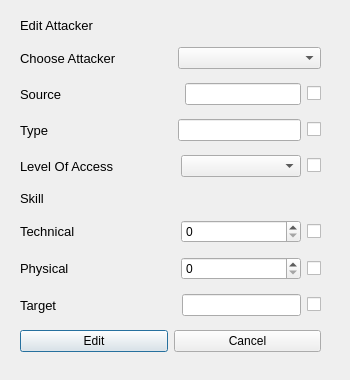
<?xml version="1.0" encoding="UTF-8"?>
<ui version="4.0">
 <class>updateAttacker</class>
 <widget class="QDialog" name="updateAttacker">
  <property name="geometry">
   <rect>
    <x>0</x>
    <y>0</y>
    <width>350</width>
    <height>380</height>
   </rect>
  </property>
  <property name="windowTitle">
   <string>Dialog</string>
  </property>
  <widget class="QWidget" name="layoutWidget">
   <property name="geometry">
    <rect>
     <x>20</x>
     <y>10</y>
     <width>301</width>
     <height>351</height>
    </rect>
   </property>
   <layout class="QVBoxLayout" name="verticalLayout">
    <item>
     <widget class="QLabel" name="label">
      <property name="sizePolicy">
       <sizepolicy hsizetype="Preferred" vsizetype="Fixed">
        <horstretch>0</horstretch>
        <verstretch>0</verstretch>
       </sizepolicy>
      </property>
      <property name="font">
       <font>
        <pointsize>10</pointsize>
       </font>
      </property>
      <property name="text">
       <string>Edit Attacker</string>
      </property>
     </widget>
    </item>
    <item>
     <layout class="QHBoxLayout" name="horizontalLayout_8">
      <item>
       <widget class="QLabel" name="label_9">
        <property name="font">
         <font>
          <pointsize>10</pointsize>
         </font>
        </property>
        <property name="text">
         <string>Choose Attacker</string>
        </property>
       </widget>
      </item>
      <item>
       <spacer name="horizontalSpacer_7">
        <property name="orientation">
         <enum>Qt::Horizontal</enum>
        </property>
        <property name="sizeHint" stdset="0">
         <size>
          <width>40</width>
          <height>20</height>
         </size>
        </property>
       </spacer>
      </item>
      <item>
       <widget class="QComboBox" name="chosen_attacker">
        <property name="minimumSize">
         <size>
          <width>143</width>
          <height>0</height>
         </size>
        </property>
       </widget>
      </item>
     </layout>
    </item>
    <item>
     <layout class="QHBoxLayout" name="horizontalLayout_6">
      <item>
       <widget class="QLabel" name="label_5">
        <property name="font">
         <font>
          <pointsize>10</pointsize>
         </font>
        </property>
        <property name="text">
         <string>Source</string>
        </property>
       </widget>
      </item>
      <item>
       <spacer name="horizontalSpacer">
        <property name="orientation">
         <enum>Qt::Horizontal</enum>
        </property>
        <property name="sizeHint" stdset="0">
         <size>
          <width>40</width>
          <height>20</height>
         </size>
        </property>
       </spacer>
      </item>
      <item>
       <widget class="QLineEdit" name="source_edit"/>
      </item>
      <item>
       <widget class="QCheckBox" name="source_checkbox">
        <property name="text">
         <string/>
        </property>
       </widget>
      </item>
     </layout>
    </item>
    <item>
     <layout class="QHBoxLayout" name="horizontalLayout_5">
      <item>
       <widget class="QLabel" name="label_4">
        <property name="font">
         <font>
          <pointsize>10</pointsize>
         </font>
        </property>
        <property name="text">
         <string>Type</string>
        </property>
       </widget>
      </item>
      <item>
       <spacer name="horizontalSpacer_2">
        <property name="orientation">
         <enum>Qt::Horizontal</enum>
        </property>
        <property name="sizeHint" stdset="0">
         <size>
          <width>40</width>
          <height>20</height>
         </size>
        </property>
       </spacer>
      </item>
      <item>
       <widget class="QLineEdit" name="type_edit"/>
      </item>
      <item>
       <widget class="QCheckBox" name="type_checkbox">
        <property name="text">
         <string/>
        </property>
       </widget>
      </item>
     </layout>
    </item>
    <item>
     <layout class="QHBoxLayout" name="horizontalLayout_4">
      <item>
       <widget class="QLabel" name="label_8">
        <property name="font">
         <font>
          <pointsize>10</pointsize>
         </font>
        </property>
        <property name="text">
         <string>Level Of Access</string>
        </property>
       </widget>
      </item>
      <item>
       <spacer name="horizontalSpacer_3">
        <property name="orientation">
         <enum>Qt::Horizontal</enum>
        </property>
        <property name="sizeHint" stdset="0">
         <size>
          <width>40</width>
          <height>20</height>
         </size>
        </property>
       </spacer>
      </item>
      <item>
       <widget class="QComboBox" name="access_edit">
        <property name="minimumSize">
         <size>
          <width>120</width>
          <height>0</height>
         </size>
        </property>
       </widget>
      </item>
      <item>
       <widget class="QCheckBox" name="access_checkbox">
        <property name="text">
         <string/>
        </property>
       </widget>
      </item>
     </layout>
    </item>
    <item>
     <widget class="QLabel" name="label_2">
      <property name="sizePolicy">
       <sizepolicy hsizetype="Preferred" vsizetype="Fixed">
        <horstretch>0</horstretch>
        <verstretch>0</verstretch>
       </sizepolicy>
      </property>
      <property name="minimumSize">
       <size>
        <width>0</width>
        <height>5</height>
       </size>
      </property>
      <property name="font">
       <font>
        <pointsize>10</pointsize>
       </font>
      </property>
      <property name="text">
       <string>Skill</string>
      </property>
     </widget>
    </item>
    <item>
     <layout class="QHBoxLayout" name="horizontalLayout_3">
      <item>
       <widget class="QLabel" name="label_6">
        <property name="font">
         <font>
          <pointsize>10</pointsize>
         </font>
        </property>
        <property name="text">
         <string>Technical</string>
        </property>
       </widget>
      </item>
      <item>
       <spacer name="horizontalSpacer_4">
        <property name="orientation">
         <enum>Qt::Horizontal</enum>
        </property>
        <property name="sizeHint" stdset="0">
         <size>
          <width>40</width>
          <height>20</height>
         </size>
        </property>
       </spacer>
      </item>
      <item>
       <widget class="QSpinBox" name="tech_edit">
        <property name="minimumSize">
         <size>
          <width>120</width>
          <height>0</height>
         </size>
        </property>
       </widget>
      </item>
      <item>
       <widget class="QCheckBox" name="tech_checkbox">
        <property name="text">
         <string/>
        </property>
       </widget>
      </item>
     </layout>
    </item>
    <item>
     <layout class="QHBoxLayout" name="horizontalLayout_2">
      <item>
       <widget class="QLabel" name="label_7">
        <property name="font">
         <font>
          <pointsize>10</pointsize>
         </font>
        </property>
        <property name="text">
         <string>Physical</string>
        </property>
       </widget>
      </item>
      <item>
       <spacer name="horizontalSpacer_5">
        <property name="orientation">
         <enum>Qt::Horizontal</enum>
        </property>
        <property name="sizeHint" stdset="0">
         <size>
          <width>40</width>
          <height>20</height>
         </size>
        </property>
       </spacer>
      </item>
      <item>
       <widget class="QSpinBox" name="physical_edit">
        <property name="minimumSize">
         <size>
          <width>120</width>
          <height>0</height>
         </size>
        </property>
       </widget>
      </item>
      <item>
       <widget class="QCheckBox" name="physical_checkbox">
        <property name="text">
         <string/>
        </property>
       </widget>
      </item>
     </layout>
    </item>
    <item>
     <layout class="QHBoxLayout" name="horizontalLayout">
      <item>
       <widget class="QLabel" name="label_3">
        <property name="font">
         <font>
          <pointsize>10</pointsize>
         </font>
        </property>
        <property name="text">
         <string>Target</string>
        </property>
       </widget>
      </item>
      <item>
       <spacer name="horizontalSpacer_6">
        <property name="orientation">
         <enum>Qt::Horizontal</enum>
        </property>
        <property name="sizeHint" stdset="0">
         <size>
          <width>40</width>
          <height>20</height>
         </size>
        </property>
       </spacer>
      </item>
      <item>
       <widget class="QLineEdit" name="target_edit"/>
      </item>
      <item>
       <widget class="QCheckBox" name="target_checkbox">
        <property name="text">
         <string/>
        </property>
       </widget>
      </item>
     </layout>
    </item>
    <item>
     <layout class="QHBoxLayout" name="horizontalLayout_7">
      <item>
       <widget class="QPushButton" name="updateBtn">
        <property name="text">
         <string>Edit</string>
        </property>
       </widget>
      </item>
      <item>
       <widget class="QPushButton" name="cancelBtn">
        <property name="text">
         <string>Cancel</string>
        </property>
       </widget>
      </item>
     </layout>
    </item>
   </layout>
  </widget>
 </widget>
 <resources/>
 <connections/>
</ui>
